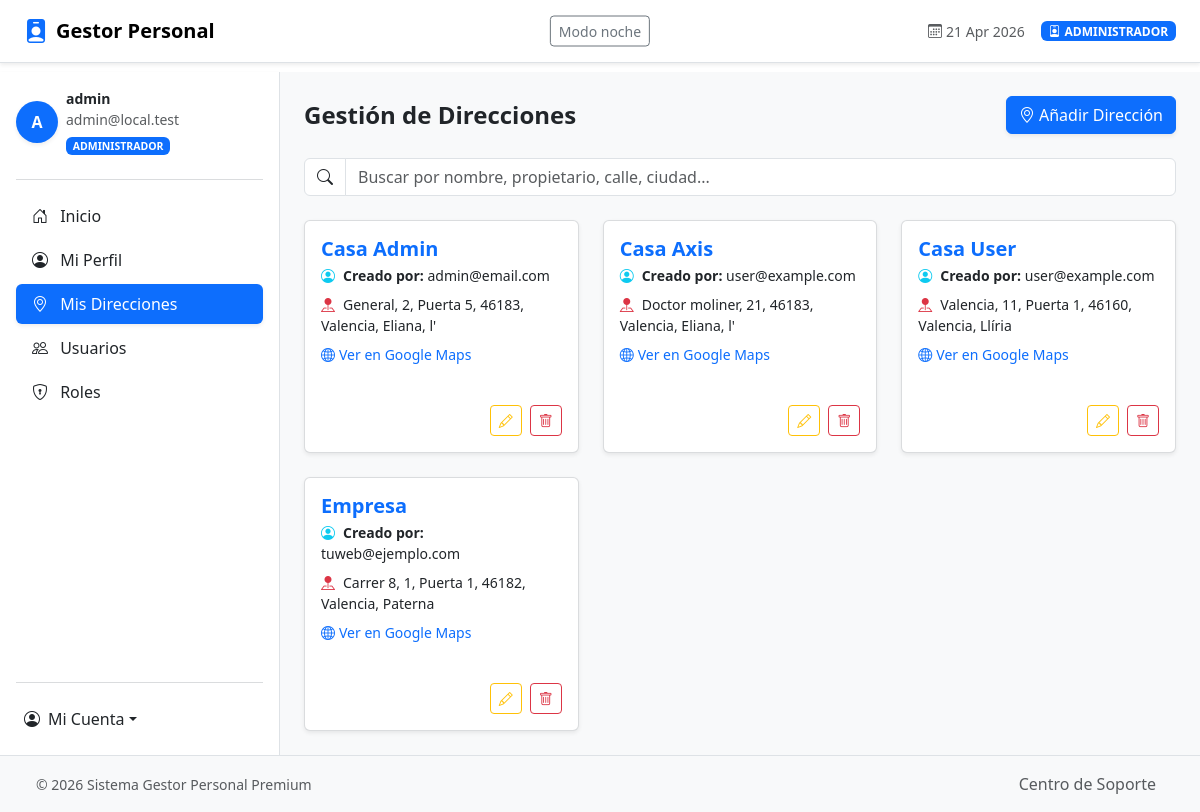
Screenshot of /templates/frontend/direcciones.php (signed in) with the database file from the repository.
### tables this page shows
CREATE TABLE `direcciones` (
  `id` int(11) NOT NULL,
  `nombre` varchar(150) NOT NULL,
  `descripcion` text DEFAULT NULL,
  `ubicacion` varchar(255) DEFAULT NULL,
  `calle` varchar(150) DEFAULT NULL,
  `numero` varchar(50) DEFAULT NULL,
  `piso` varchar(50) DEFAULT NULL,
  `puerta` varchar(50) DEFAULT NULL,
  `escalera` varchar(50) DEFAULT NULL,
  `codigoPostal` varchar(20) DEFAULT NULL,
  `ciudad` varchar(100) DEFAULT NULL,
  `provincia` varchar(100) DEFAULT NULL,
  `email` varchar(150) DEFAULT NULL,
  `nombrePropietario` varchar(150) DEFAULT NULL,
  `telefonoPropietario` varchar(30) DEFAULT NULL,
  `emailPropietario` varchar(150) DEFAULT NULL,
  `role` varchar(100) DEFAULT NULL,
  `userId` int(11) DEFAULT NULL,
  `fechaCreacion` datetime NOT NULL DEFAULT current_timestamp(),
  `fechaModificacion` datetime NOT NULL DEFAULT current_timestamp() ON UPDATE current_timestamp()
);

### clases/Database.php (called while the page is built)
<?php
class Database {
    private static $pdo = null;
    public static function getConnection() {
        if (self::$pdo !== null) {
            return self::$pdo;
        }
        $config = require dirname(__DIR__) . '/config.php';
        $host = $config['db_host'];
        $port = $config['db_port'] ?? '3306';
        $db   = $config['db_name'];
        $user = $config['db_user'];
        $pass = $config['db_pass'];
        $charset = $config['db_charset'];
        $dsn = "mysql:host={$host};port={$port};dbname={$db};charset={$charset}";
        $options = [
            PDO::ATTR_ERRMODE => PDO::ERRMODE_EXCEPTION,
            PDO::ATTR_DEFAULT_FETCH_MODE => PDO::FETCH_ASSOC,
            PDO::ATTR_EMULATE_PREPARES => false,
        ];
        self::$pdo = new PDO($dsn, $user, $pass, $options);
        return self::$pdo;
    }
}

### clases/CPUser.php (called while the page is built, shortened)
<?php
require_once __DIR__ . '/CPGenerico.php';
require_once __DIR__ . '/Database.php';
class CPUser extends CPGenerico {
    protected $id;
    protected $email;
    protected $role;
    public function __construct($id = null, $username = '', $email = '', $password = '', $role = null, $apellidos = '', $DNI = '', $fechaNacimiento = '', $telefono = '', $activo = 1, $avatar = '') {
        $this->id = $id;
        $this->email = $email;
        $this->role = $role;
    }
    public function getId() { return $this->id; }
    public function getEmail() { return $this->email; }
    public function setPassword($p) {
        if (!empty($p)) {
            $algo = password_get_info($p)['algo'];
        }
    }
    public function getRoleNormalized(): string {
        $role = mb_strtolower(trim($this->role ?? 'empleado'));
        return $role === 'standard' ? 'empleado' : $role;
    }
    public function hasPermission(string $permission): bool {
        $role = $this->getRoleNormalized();
        if ($role === 'administrador') {
            return true;
        }
    }
    public function canAddDirecciones(): bool {
        return $this->hasPermission('add_direcciones');
    }
    public function canDeleteDirecciones(): bool {
        return $this->hasPermission('delete_direcciones');
    }
    public function canViewCreator(): bool {
        return $this->hasPermission('view_creator');
    }
    public function canEditDirecciones(): bool {
        return $this->hasPermission('edit_direcciones');
    }
    private static function getPdo() {
        return Database::getConnection();
    }
    private static function fromRow($row): ?self {
        $usuario = new self(
            $row['id'] ?? null,
            $row['username'] ?? '',
            $row['email'] ?? '',
            $row['password'] ?? '',
            $row['role'] ?? null,
            $row['apellidos'] ?? '',
            $row['DNI'] ?? '',
            $row['fechaNacimiento'] ?? '',
            $row['telefono'] ?? '',
            $row['activo'] ?? 1,
            $row['avatar'] ?? ''
        );
        if (isset($row['fechaCreacion'])) {
            $usuario->setFechaCreacion($row['fechaCreacion']);
        }
        if (isset($row['fechaModificacion'])) {
            $usuario->setFechaModificacion($row['fechaModificacion']);
        }
        return $usuario;
    }
    public static function buscarPorEmail($email): ?self {
        $stmt = self::getPdo()->prepare('SELECT * FROM users WHERE email = ? LIMIT 1');
        $stmt->execute([$email]);
        $row = $stmt->fetch();
        return $row ? self::fromRow($row) : null;
    }
}

### clases/CPDir.php (called while the page is built, shortened)
<?php
require_once __DIR__ . '/CPUser.php';
require_once __DIR__ . '/Database.php';
class CPDir extends CPUser {
    protected $calle;
    protected $numero;
    protected $piso;
    protected $puerta;
    protected $codigoPostal;
    protected $ciudad;
    protected $provincia;
    protected $nombrePropietario;
    protected $telefonoPropietario;
    protected $emailPropietario;
    public function __construct($id = null, $nombre = '', $descripcion = '', $ubicacion = '', $calle='', $numero='', $piso='', $puerta='', $escalera='', $codigoPostal='', $ciudad='', $provincia='', $email='', $password='', $role='propietario', $userId=null, $nombrePropietario='', $telefonoPropietario='', $emailPropietario='') {
        $this->calle = $calle;
        $this->numero = $numero;
        $this->piso = $piso;
        $this->puerta = $puerta;
        $this->codigoPostal = $codigoPostal;
        $this->ciudad = $ciudad;
        $this->provincia = $provincia;
        $this->nombrePropietario = $nombrePropietario;
        $this->telefonoPropietario = $telefonoPropietario;
        $this->emailPropietario = $emailPropietario;
    }
    private static function getPdo() {
        return Database::getConnection();
    }
    public static function fromRow(array $row): self {
        $dir = new self(
            $row['id'] ?? null,
            $row['nombre'] ?? '',
            $row['descripcion'] ?? '',
            $row['ubicacion'] ?? '',
            $row['calle'] ?? '',
            $row['numero'] ?? '',
            $row['piso'] ?? '',
            $row['puerta'] ?? '',
            $row['escalera'] ?? '',
            $row['codigoPostal'] ?? '',
            $row['ciudad'] ?? '',
            $row['provincia'] ?? '',
            $row['email'] ?? '',
            '',
            $row['role'] ?? 'propietario',
            $row['userId'] ?? null,
            $row['nombrePropietario'] ?? '',
            $row['telefonoPropietario'] ?? '',
            $row['emailPropietario'] ?? ''
        );
        if (isset($row['fechaCreacion'])) {
            $dir->setFechaCreacion($row['fechaCreacion']);
        }
        if (isset($row['fechaModificacion'])) {
            $dir->setFechaModificacion($row['fechaModificacion']);
        }
        return $dir;
    }
    public static function leerTodo(): array {
        $stmt = self::getPdo()->query('SELECT * FROM direcciones ORDER BY nombre');
        $rows = $stmt->fetchAll();
        return array_map(fn($row) => self::fromRow($row), $rows);
    }
    public function obtenerDireccionCompleta(): string {
        $partes = array_filter([
            $this->calle,
            $this->numero,
            $this->piso ? 'Piso ' . $this->piso : null,
            $this->puerta ? 'Puerta ' . $this->puerta : null,
            $this->codigoPostal,
            $this->ciudad,
            $this->provincia
        ], fn($valor) => trim((string)$valor) !== '');
        return implode(', ', $partes);
    }
    public function obtenerGoogleMapsUrl(): string {
        $partes = array_filter([
            $this->calle,
            $this->numero,
            $this->piso ? 'Piso ' . $this->piso : null,
            $this->puerta ? 'Puerta ' . $this->puerta : null,
            $this->codigoPostal,
            $this->ciudad,
            $this->provincia,
            'España'
        ], fn($valor) => trim((string)$valor) !== '');
        $consulta = rawurlencode(implode(', ', $partes));
        return "https://www.google.com/maps/search/?api=1&query={$consulta}";
    }
    public function getCalle() { return $this->calle; }
    public function getNumero() { return $this->numero; }
    public function getPuerta() { return $this->puerta; }
    public function getCodigoPostal() { return $this->codigoPostal; }
    public function getCiudad() { return $this->ciudad; }
    public function getProvincia() { return $this->provincia; }
    public function getNombrePropietario() { return $this->nombrePropietario; }
    public function getTelefonoPropietario() { return $this->telefonoPropietario; }
    public function getEmailPropietario() { return $this->emailPropietario; }
}
?>

### clases/CPGenerico.php (called while the page is built, shortened)
<?php
abstract class CPGenerico {
    protected $nombre;
    public function __construct($id, $nombre, $descripcion) {
        $this->nombre = $nombre;
    }
    public function getNombre() { return $this->nombre; }
}
?>

### templates/frontend/direcciones.php (the view, shortened to what this page needs)
<?php
require_once __DIR__ . '/../../clases/CPUser.php';
require_once('head.php');
require_once('sidebar.php');
$currentUser = CPUser::buscarPorEmail($_SESSION['email']);
$canAddDirecciones = $currentUser ? $currentUser->canAddDirecciones() : false;
$canEditDirecciones = $currentUser ? $currentUser->canEditDirecciones() : false;
$canDeleteDirecciones = $currentUser ? $currentUser->canDeleteDirecciones() : false;
$canViewCreator = $currentUser ? $currentUser->canViewCreator() : false;
?>
<main class="flex-grow-1 p-4 bg-light">
    <div class="d-flex justify-content-between align-items-center mb-4">
        <h2 class="h4 fw-bold mb-0">Gestión de Direcciones</h2>
        <?php if ($canAddDirecciones): ?>
            <button class="btn btn-primary shadow-sm" data-bs-toggle="modal" data-bs-target="#addDirModal">
                <i class="bi bi-geo-alt me-1"></i>Añadir Dirección
            </button>
        <?php endif; ?>
    </div>
    <div class="mb-4">
        <div class="input-group">
            <span class="input-group-text bg-white">
                <i class="bi bi-search"></i>
            </span>
            <input type="text" id="searchDirecciones" class="form-control" placeholder="Buscar por nombre, propietario, calle, ciudad...">
        </div>
    </div>
    <div class="row g-4" id="direccionesContainer">
        <?php
$todasLasDirecciones = CPDir::leerTodo();
foreach ($todasLasDirecciones as $dir):
?>
            <div class="col-md-6 col-lg-4 direccion-card" data-nombre="<?php echo htmlspecialchars($dir->getNombre(), ENT_QUOTES, 'UTF-8'); ?>" data-propietario="<?php echo htmlspecialchars($dir->getNombrePropietario(), ENT_QUOTES, 'UTF-8'); ?>" data-calle="<?php echo htmlspecialchars($dir->getCalle(), ENT_QUOTES, 'UTF-8'); ?>" data-ciudad="<?php echo htmlspecialchars($dir->getCiudad(), ENT_QUOTES, 'UTF-8'); ?>" data-provincia="<?php echo htmlspecialchars($dir->getProvincia(), ENT_QUOTES, 'UTF-8'); ?>" data-email-prop="<?php echo htmlspecialchars($dir->getEmailPropietario(), ENT_QUOTES, 'UTF-8'); ?>" data-tel-prop="<?php echo htmlspecialchars($dir->getTelefonoPropietario(), ENT_QUOTES, 'UTF-8'); ?>">
                <div class="card h-100 shadow-sm border border-secondary border-opacity-25">
                    <div class="card-body">
                        <h5 class="card-title fw-bold text-primary mb-1"><?php echo htmlspecialchars($dir->getNombre() ?? '', ENT_QUOTES, 'UTF-8'); ?></h5>
                        <?php if ($canViewCreator): ?>
                            <div class="small mb-2">
                                <i class="bi bi-person-circle me-2 text-info"></i><strong>Creado por:</strong> <?php echo htmlspecialchars($dir->getEmail() ?? '', ENT_QUOTES, 'UTF-8'); ?>
                            </div>
                        <?php endif; ?>
                        <div class="small mb-2">
                            <i class="bi bi-pin-map-fill me-2 text-danger"></i><?php echo htmlspecialchars($dir->obtenerDireccionCompleta() ?? '', ENT_QUOTES, 'UTF-8'); ?>
                        </div>
                        <div class="small mb-3">
                            <a href="<?php echo htmlspecialchars($dir->obtenerGoogleMapsUrl(), ENT_QUOTES, 'UTF-8'); ?>" target="_blank" rel="noopener noreferrer" class="text-decoration-none">
                                <i class="bi bi-globe2 me-1"></i>Ver en Google Maps
                            </a>
                        </div>
                    </div>
                    <div class="card-footer bg-transparent border-0 d-flex justify-content-end gap-2 pb-3">
                        <?php if ($canEditDirecciones): ?>
                            <button type="button" class="btn btn-sm btn-outline-warning edit-dir-btn" data-bs-toggle="modal" data-bs-target="#editDirModal"
                                data-id="<?php echo htmlspecialchars($dir->getId(), ENT_QUOTES, 'UTF-8'); ?>"
                                data-nombre="<?php echo htmlspecialchars($dir->getNombre(), ENT_QUOTES, 'UTF-8'); ?>"
                                data-nombrePropietario="<?php echo htmlspecialchars($dir->getNombrePropietario(), ENT_QUOTES, 'UTF-8'); ?>"
                                data-telefonoPropietario="<?php echo htmlspecialchars($dir->getTelefonoPropietario(), ENT_QUOTES, 'UTF-8'); ?>"
                                data-emailPropietario="<?php echo htmlspecialchars($dir->getEmailPropietario(), ENT_QUOTES, 'UTF-8'); ?>"
                                data-email="<?php echo htmlspecialchars($dir->getEmail(), ENT_QUOTES, 'UTF-8'); ?>"
                                data-calle="<?php echo htmlspecialchars($dir->getCalle(), ENT_QUOTES, 'UTF-8'); ?>"
                                data-numero="<?php echo htmlspecialchars($dir->getNumero(), ENT_QUOTES, 'UTF-8'); ?>"
                                data-puerta="<?php echo htmlspecialchars($dir->getPuerta(), ENT_QUOTES, 'UTF-8'); ?>"
                                data-codigoPostal="<?php echo htmlspecialchars($dir->getCodigoPostal(), ENT_QUOTES, 'UTF-8'); ?>"
                                data-ciudad="<?php echo htmlspecialchars($dir->getCiudad(), ENT_QUOTES, 'UTF-8'); ?>"
                                data-provincia="<?php echo htmlspecialchars($dir->getProvincia(), ENT_QUOTES, 'UTF-8'); ?>"
                            >
                                <i class="bi bi-pencil"></i>
                            </button>
                        <?php endif; ?>
                        <?php if ($canDeleteDirecciones): ?>
                            <form method="post" onsubmit="return confirm('¿Eliminar esta dirección? Esta acción borrará la entrada permanentemente.');">
                                <button type="submit" name="delete_dir" class="btn btn-sm btn-outline-danger"><i class="bi bi-trash"></i></button>
                            </form>
                        <?php endif; ?>
                    </div>
                </div>
            </div>
        <?php
endforeach; ?>
    </div>
</main>
<?php require_once('footer.php'); ?>

### templates/frontend/head.php (style rules this page uses)
body { padding-top: 72px; }

### rows the page displays
direcciones: nombre "Casa Admin", email "admin@email.com", obtenerDireccionCompleta "General, 2, Puerta 5, 46183, Valencia, Eliana, l'"
direcciones: nombre "Casa Axis", email "user@example.com", obtenerDireccionCompleta "Doctor moliner, 21, 46183, Valencia, Eliana, l'"
direcciones: nombre "Casa User", email "user@example.com", obtenerDireccionCompleta "Valencia, 11, Puerta 1, 46160, Valencia, Llíria"
direcciones: nombre "Empresa", email "tuweb@ejemplo.com", obtenerDireccionCompleta "Carrer 8, 1, Puerta 1, 46182, Valencia, Paterna"

### other values shown
$rolUsuario "ADMINISTRADOR"
substr($correoUsuario, 0, 1) "A"
explode('@', $correoUsuario)[0] "admin"
$correoUsuario "admin@local.test"
$item['etiqueta'] "Inicio"
$item['etiqueta'] "Mi Perfil"
$item['etiqueta'] "Mis Direcciones"
$item['etiqueta'] "Usuarios"
$item['etiqueta'] "Roles"
